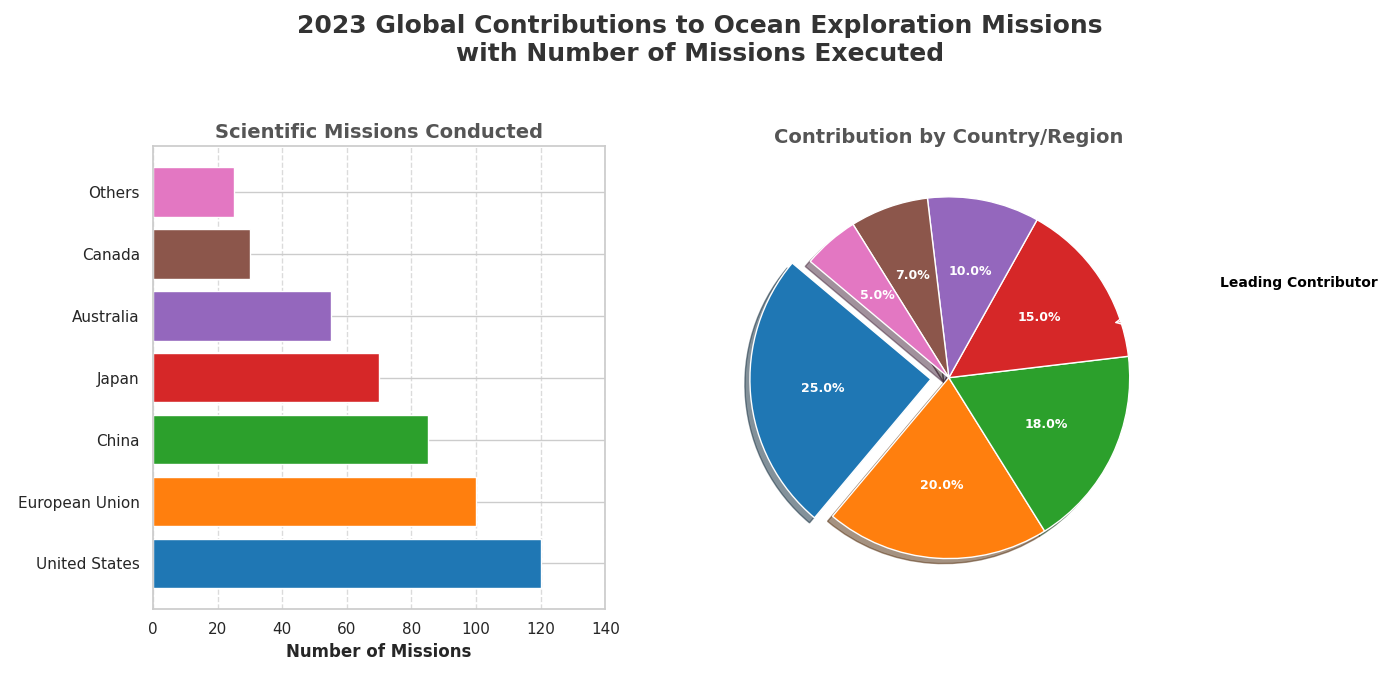

Recreate this plot in Python.
import matplotlib.pyplot as plt
import numpy as np

# Data for the pie chart
countries = ['United States', 'European Union', 'China', 'Japan', 'Australia', 'Canada', 'Others']
contributions = [25, 20, 18, 15, 10, 7, 5]

# Additional data for the bar chart
missions = [120, 100, 85, 70, 55, 30, 25]  # Hypothetical number of missions per country

# Colors for each section of the pie chart
colors = ['#1f77b4', '#ff7f0e', '#2ca02c', '#d62728', '#9467bd', '#8c564b', '#e377c2']

# Creating the figure and the subplots
fig, (ax1, ax2) = plt.subplots(1, 2, figsize=(14, 7))
fig.suptitle("2023 Global Contributions to Ocean Exploration Missions\nwith Number of Missions Executed", fontsize=18, fontweight='bold', color='#333')

# Bar chart is now placed on the left
ax1.barh(countries, missions, color=colors)
ax1.set_xlabel('Number of Missions', fontsize=12, fontweight='bold')
ax1.set_title("Scientific Missions Conducted", fontsize=14, fontweight='bold', color='#555')
ax1.grid(axis='x', linestyle='--', alpha=0.7)
ax1.set_xlim(0, max(missions) + 20)

# Pie chart is now placed on the right
wedges, texts, autotexts = ax2.pie(
    contributions, 
    labels=countries, 
    autopct='%1.1f%%', 
    startangle=140, 
    colors=colors, 
    explode=(0.1, 0, 0, 0, 0, 0, 0),
    shadow=True,
    textprops=dict(color="white", fontsize=9, weight="bold")
)

ax2.set_title("Contribution by Country/Region", fontsize=14, fontweight='bold', color='#555')

# Annotating the largest contributor in the pie chart
ax2.annotate(
    'Leading Contributor',
    xy=(0.9, 0.3),
    xytext=(1.5, 0.5),
    arrowprops=dict(facecolor='black', arrowstyle='->'),
    fontsize=10,
    fontweight='bold',
    color='black'
)

# Ensuring all text fits and is readable
plt.tight_layout(rect=[0, 0.03, 1, 0.95])

# Display the final chart
plt.show()
